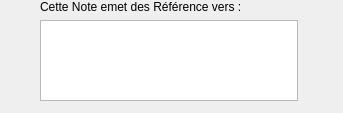
<?xml version="1.0" encoding="UTF-8"?>
<ui version="4.0">
 <class>Qreference</class>
 <widget class="QWidget" name="Qreference">
  <property name="geometry">
   <rect>
    <x>0</x>
    <y>0</y>
    <width>343</width>
    <height>113</height>
   </rect>
  </property>
  <property name="minimumSize">
   <size>
    <width>100</width>
    <height>92</height>
   </size>
  </property>
  <property name="windowTitle">
   <string>Form</string>
  </property>
  <widget class="QWidget" name="verticalLayoutWidget">
   <property name="geometry">
    <rect>
     <x>40</x>
     <y>0</y>
     <width>258</width>
     <height>101</height>
    </rect>
   </property>
   <layout class="QGridLayout" name="gridLayout">
    <item row="0" column="0">
     <widget class="QLabel" name="label">
      <property name="text">
       <string>Cette Note emet des Référence vers :</string>
      </property>
     </widget>
    </item>
    <item row="1" column="0">
     <widget class="QTableView" name="refView">
      <property name="editTriggers">
       <set>QAbstractItemView::NoEditTriggers</set>
      </property>
      <property name="selectionMode">
       <enum>QAbstractItemView::NoSelection</enum>
      </property>
      <property name="showGrid">
       <bool>false</bool>
      </property>
      <attribute name="horizontalHeaderVisible">
       <bool>false</bool>
      </attribute>
      <attribute name="verticalHeaderVisible">
       <bool>false</bool>
      </attribute>
     </widget>
    </item>
   </layout>
  </widget>
 </widget>
 <resources/>
 <connections/>
</ui>
